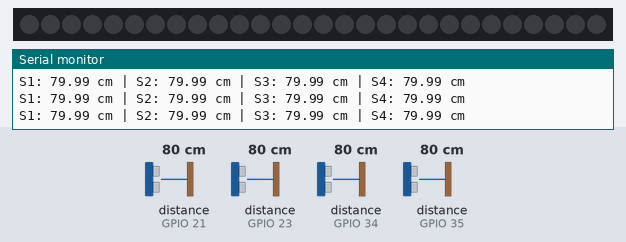
Bench run of a sketch on a simulated ESP32. On the bench: 28 RGB LEDs in strip order, left to right, the last lines printed to the serial monitor. Wiring (inferred from the names in the program): 4 × ultrasonic range finder: trigger GPIO 19, echo GPIO 21 / trigger GPIO 22, echo GPIO 23 / trigger GPIO 27, echo GPIO 34 / trigger GPIO 32, echo GPIO 35. Inputs (shaded band) come from the test bench; at power-on: distance to the obstacle (sensors on GPIO 21, GPIO 23, GPIO 34, GPIO 35) 80 cm. The echo pulse lasts 58.3 µs per cm.

Above: at 1.2 s.
1.3 s: distance to the obstacle (sensor on GPIO 21) set to 53 cm
2.8 s: distance to the obstacle (sensor on GPIO 21) set to 48 cm
At 3.1 s:
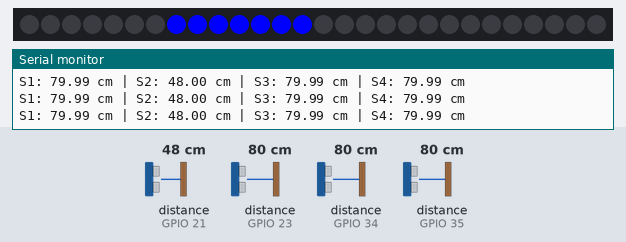
4.3 s: distance to the obstacle (sensor on GPIO 23) set to 55 cm
5.8 s: distance to the obstacle (sensor on GPIO 23) set to 46 cm
At 6.8 s:
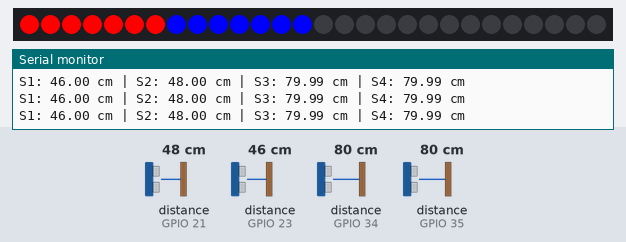
7.3 s: distance to the obstacle (sensor on GPIO 34) set to 56 cm
8.8 s: distance to the obstacle (sensor on GPIO 34) set to 48 cm
At 10.1 s:
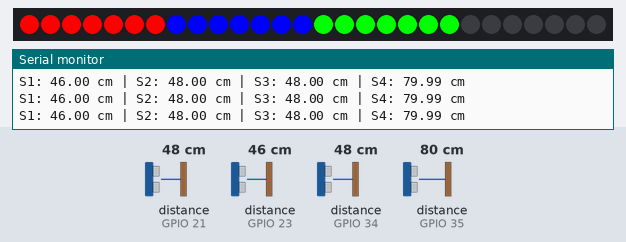
Timing chart, 0 to 11.3 s (numbered marks = the images above; inputs shaded):
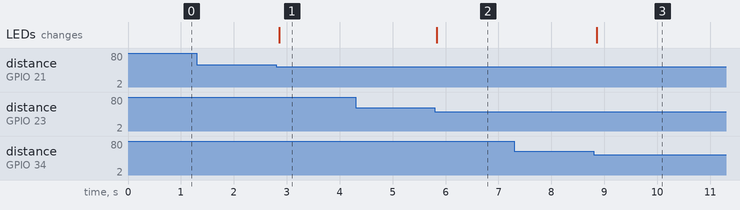

The sketch:

corral-ortega-umbral.ino
```cpp
#include <Adafruit_NeoPixel.h>

// ==========================================
// FLAGS DE DEBUG (true = Activo | false = Inactivo)
// ==========================================
const bool ENABLE_SENSOR_1 = true; // Activar/desactivar Sensor 1 (Rojo)
const bool ENABLE_SENSOR_2 = true; // Activar/desactivar Sensor 2 (Azul)
const bool ENABLE_SENSOR_3 = true; // Activar/desactivar Sensor 3 (Verde)
const bool ENABLE_SENSOR_4 = true; // Activar/desactivar Sensor 4 (Amarillo)

// ==========================================
// CONFIGURACIÓN DE PINES Y HARDWARE
// ==========================================
const int TRIG_1 = 22, ECHO_1 = 23;
const int TRIG_2 = 19, ECHO_2 = 21;
const int TRIG_3 = 27, ECHO_3 = 34;
const int TRIG_4 = 32, ECHO_4 = 35;

const int PIN_LEDS = 13;
const int NUM_LEDS = 28;
const float UMBRAL = 50.0; // Distancia máxima de detección en cm

Adafruit_NeoPixel leds(NUM_LEDS, PIN_LEDS, NEO_GRB + NEO_KHZ800);

// ==========================================
// FUNCIONES AUXILIARES
// ==========================================

// Mide distancia en cm con el sensor indicado
float medirDistancia(int pinTrig, int pinEcho) {
  digitalWrite(pinTrig, LOW);
  delayMicroseconds(2);
  digitalWrite(pinTrig, HIGH);
  delayMicroseconds(10);
  digitalWrite(pinTrig, LOW);

  long duracion = pulseIn(pinEcho, HIGH, 30000);
  return (duracion == 0) ? 999.0 : (duracion * 0.0343) / 2.0;
}

// Enciende un rango de LEDs con un color RGB específico
void pintarRango(int inicio, int fin, uint8_t r, uint8_t g, uint8_t b) {
  for (int i = inicio; i <= fin; i++) {
    leds.setPixelColor(i, leds.Color(r, g, b));
  }
}

// ==========================================
// CONFIGURACIÓN INICIAL
// ==========================================
void setup() {
  Serial.begin(115200);

  // Configurar pines de los sensores
  pinMode(TRIG_1, OUTPUT); pinMode(ECHO_1, INPUT);
  pinMode(TRIG_2, OUTPUT); pinMode(ECHO_2, INPUT);
  pinMode(TRIG_3, OUTPUT); pinMode(ECHO_3, INPUT);
  pinMode(TRIG_4, OUTPUT); pinMode(ECHO_4, INPUT);

  // Inicializar LEDs
  leds.begin();
  leds.clear();
  leds.show();
}

// ==========================================
// BUCLE PRINCIPAL
// ==========================================
void loop() {
  leds.clear(); // Limpia el buffer de colores al inicio de cada ciclo

  // --- SENSOR 1 (LEDs 0-6 | Rojo) ---
  if (ENABLE_SENSOR_1) {
    float d1 = medirDistancia(TRIG_1, ECHO_1);
    Serial.print("S1: "); Serial.print(d1); Serial.print(" cm | ");
    if (d1 > 0 && d1 <= UMBRAL) pintarRango(0, 6, 255, 0, 0);
  } else {
    Serial.print("S1: OFF | ");
  }

  // --- SENSOR 2 (LEDs 7-13 | Azul) ---
  if (ENABLE_SENSOR_2) {
    float d2 = medirDistancia(TRIG_2, ECHO_2);
    Serial.print("S2: "); Serial.print(d2); Serial.print(" cm | ");
    if (d2 > 0 && d2 <= UMBRAL) pintarRango(7, 13, 0, 0, 255);
  } else {
    Serial.print("S2: OFF | ");
  }

  // --- SENSOR 3 (LEDs 14-20 | Verde) ---
  if (ENABLE_SENSOR_3) {
    float d3 = medirDistancia(TRIG_3, ECHO_3);
    Serial.print("S3: "); Serial.print(d3); Serial.print(" cm | ");
    if (d3 > 0 && d3 <= UMBRAL) pintarRango(14, 20, 0, 255, 0);
  } else {
    Serial.print("S3: OFF | ");
  }

  // --- SENSOR 4 (LEDs 21-27 | Amarillo) ---
  if (ENABLE_SENSOR_4) {
    float d4 = medirDistancia(TRIG_4, ECHO_4);
    Serial.print("S4: "); Serial.print(d4); Serial.print(" cm");
    if (d4 > 0 && d4 <= UMBRAL) pintarRango(21, 27, 255, 255, 0);
  } else {
    Serial.print("S4: OFF");
  }

  Serial.println(); // Salto de línea en el monitor serie
  leds.show();     // Envía las órdenes a la tira de LEDs

  delay(50); // Pequeña pausa de estabilidad
}
```

Measured:
- the behaviour switches between 51 and 50 cm on distance to the obstacle (sensor on GPIO 21) (found by bisection; images 0 and 1)
- the behaviour switches between 51 and 50 cm on distance to the obstacle (sensor on GPIO 23) (found by bisection; images 1 and 2)
- the behaviour switches between 51 and 50 cm on distance to the obstacle (sensor on GPIO 34) (found by bisection; images 2 and 3)
- after the input at 2.8 s, the LEDs: change after 0.06 s (image 1)
- after the input at 5.8 s, the LEDs: change at once (image 2)
- after the input at 8.8 s, the LEDs: change after 0.06 s (image 3)
